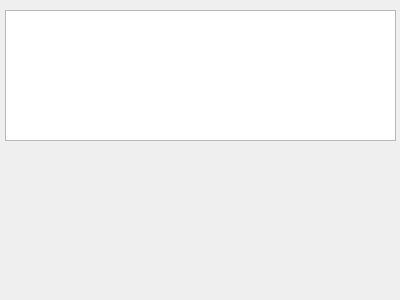
<?xml version="1.0" encoding="UTF-8"?>
<ui version="4.0">
 <class>participantsgui</class>
 <widget class="QWidget" name="participantsgui">
  <property name="geometry">
   <rect>
    <x>0</x>
    <y>0</y>
    <width>400</width>
    <height>300</height>
   </rect>
  </property>
  <property name="windowTitle">
   <string>participantsgui</string>
  </property>
  <widget class="QListWidget" name="participants_list_widget">
   <property name="geometry">
    <rect>
     <x>5</x>
     <y>10</y>
     <width>391</width>
     <height>131</height>
    </rect>
   </property>
  </widget>
 </widget>
 <resources/>
 <connections/>
</ui>
